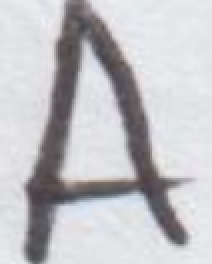
#> input picture DATASET/A/A_02.png, 106 x 132 px (shown 2 times larger); its folder holds only this picture in this run
$ python preprocess.py
#> lines starting #> are read from the running program, lines starting #| are printed output that depends on the picture; after the words box and inside, x2 and y2 are one past the last pixel; in counts of white or black regions, pixels touching at a corner belong together
#Import all necessary Packages
import cv2
import glob
import numpy as np
folder_depth = 26
files = []
image_location = "/home/syedjafer/Documents/Handwriting_recognition_svm/projects/DATASET/"
try:
    # To get list of files in the current directory
    for level in range(folder_depth):
        # Folders name start with 'a' till the folder depth
        folder = chr(ord("a")+level)
        print (image_location+folder+"/")
        # To get the total number of files in individual folder
        # label_len = len(glob.glob(image_location+folder+"/"+"*.png"))
        # List of all image files in all folders
        files = files + glob.glob(image_location+folder+"/"+"*.png")
#> pass 2 of the loop `for level in range(folder_depth):`:
        # print(files)
        # class Labels for all images : labels are the filename
        # image_y = image_y + [folder] * (label_len)
except Exception as error :
    print ("[-] ",error)

print (files)

for file in files:
	image = cv2.imread(file) # 0 for grayscale 2D array
#> image is the input picture: shape (132, 106, 3); mean B, G, R 196.6, 192.6, 193.3
	gray = cv2.cvtColor(image,cv2.COLOR_BGR2GRAY)
	ret , thresh = cv2.threshold(gray,127,255,cv2.THRESH_BINARY)
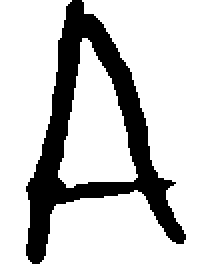
#> thresh: shape (132, 106) (shown 2 times larger); 79% white; 1 black region, box (x1, y1, x2, y2) and area: (13, 0, 93, 132) 2935
	dilated_image = cv2.erode(thresh , None , iterations = 1)
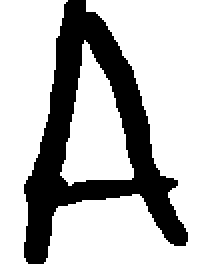
#> dilated_image: shape (132, 106) (shown 2 times larger); 74% white; 1 black region, box (x1, y1, x2, y2) and area: (12, 0, 94, 132) 3644
	cv2.imwrite(file , dilated_image)
#> pass 2 of the loop `for file in files:`:
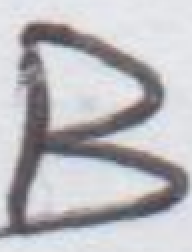
#> input picture DATASET/B/B_02.png, 96 x 126 px (shown 2 times larger)
#> image is the input picture: shape (126, 96, 3); mean B, G, R 189.7, 185.3, 186.3
#> gray: shape (126, 96)
#> `ret , thresh = cv2.threshold(gray,127,255,cv2.THRESH_BINARY)`:
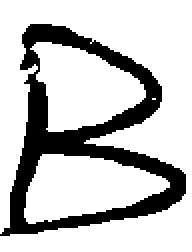
#> thresh: shape (126, 96) (shown 2 times larger); 76.5% white; 1 black region, box (x1, y1, x2, y2) and area: (0, 12, 93, 118) 2847
#> `dilated_image = cv2.erode(thresh , None , iterations = 1)`:
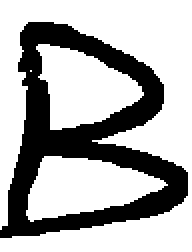
#> dilated_image: shape (126, 96) (shown 2 times larger); 68.8% white; 1 black region, box (x1, y1, x2, y2) and area: (0, 11, 94, 119) 3780
